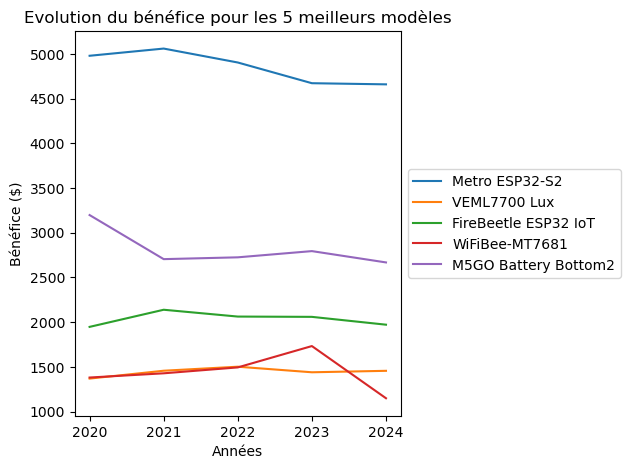

Write the Python code that produced this figure.

# Importation des librairies
import pandas as pd
import os
import matplotlib.pyplot as plt
import warnings

warnings.filterwarnings("ignore")

# Obtenir l'endroit ou se situe ce fichier pour enregistrer le resultat au meme endroit
file_path = "/".join(os.path.abspath(__file__).split("/")[:-1]) + "/"

# Chemins d'acces aux differents fichiers
abs_path = "P:/Bureau/5A/dwh-course-practice/polytech2024edd_suj_source/"

vente_path = abs_path + "tb_vente_data.csv"
venteProduit_path = abs_path + "tb_venteproduit_data.csv"
produit_path = abs_path + "tb_produit_data.csv"
model_path = abs_path + "tb_modele_data.csv"
magasin_path = abs_path + "tb_magasin_data.csv"

# Ouverture des fichiers de donnees csv en dataframe
df_vente = pd.read_csv(vente_path)
df_venteProduit = pd.read_csv(venteProduit_path)
df_produit = pd.read_csv(produit_path)
df_modele = pd.read_csv(model_path)
df_magasin = pd.read_csv(magasin_path)

# Fusionner les DataFrames nécessaires
merged_df = pd.merge(df_venteProduit, df_vente, on="idvente", how="inner")
merged_df = pd.merge(merged_df, df_produit, on="idproduit", how="inner")
merged_df = pd.merge(merged_df, df_modele, on="idmodele", how="inner")
merged_df = pd.merge(merged_df, df_magasin, on="idmagasin", how="inner")

# Extraire l'annee de la date de vente
merged_df["annee"] = pd.to_datetime(merged_df["datevente"]).dt.year

# Agregation par (nommodele, nommagasin, annee)
level1 = merged_df.groupby(["nommodele", "nommagasin", "annee"]).agg({"idproduit": "count"}).reset_index()

# Agregation par (nommodele, nommagasin)
level2 = merged_df.groupby(["nommodele", "nommagasin"]).agg({"idproduit": "count"}).reset_index()
level2["annee"] = ""

# Agregation par nommodele
level3 = merged_df.groupby("nommodele").agg({"idproduit": "count"}).reset_index()
level3["nommagasin"] = ""
level3["annee"] = ""

# Total general
total = pd.DataFrame({
    "nommodele": [""],
    "nommagasin": [""],
    "annee": [""],
    "idproduit": [merged_df["idproduit"].count()]
})

# Combiner les resultats
result = pd.concat([level1, level2, level3, total], ignore_index=True)

# Renommage de la colonne du nombre de produits vendus
result = result.rename(columns={"idproduit": "nbtot"})

# Trie pour un affichage dans le meme style que le rollup sql
result = result.sort_values(by=["nommodele", "nommagasin", "annee"], na_position="last", key=lambda col: col.replace("", "\uffff")).reset_index(drop=True)

# On arrange l'ordre des colonnes pour avoir le meme qu'en sql
result = result[["nbtot", "nommodele", "nommagasin", "annee"]]

# On recupere le nombre total de produits vendus par modele
temp = result[(result['nommagasin'] == "") & (result['annee'] == "") & (result['nommodele'] != "")][["nbtot", "nommodele"]]

# On convertit en liste
list_models = temp.values.tolist()

# On trie selon le nombre de produits vendus
list_models = sorted(list_models, key=lambda x: x[0], reverse=True)

# On recupere les 5 premiers et les 5 derniers
top_5 = list_models[:5]

# On recupere les annees
annees = [elt for elt in result["annee"].unique() if elt != ""]
annees.sort()
annees_str = [str(annee) for annee in annees]

# On recupere les valeur par annee pour chaque modele
top_5_name = [elt[1] for elt in top_5]
dico_top = {}
for elt in top_5_name:
    dico_top[elt] = []
    for annee in annees:
        dico_top[elt].append(merged_df[(merged_df['nommodele'] == elt) & (merged_df['annee'] == annee)][["prixvente"]].sum()[0])

# On affiche le graphique
for elt in dico_top:
    plt.plot(dico_top[elt], label=elt)
plt.xticks(ticks=[0, 1, 2, 3, 4], labels=['2020', '2021', '2022', '2023', '2024'])
plt.title("Evolution du bénéfice pour les 5 meilleurs modèles")
plt.xlabel("Années")
plt.ylabel("Bénéfice ($)")
plt.legend(loc="center left", bbox_to_anchor=(1, 0.5))
plt.tight_layout()
plt.savefig(file_path + 'requete_benefice_meilleurs_modeles.png', bbox_inches='tight')
plt.show()
